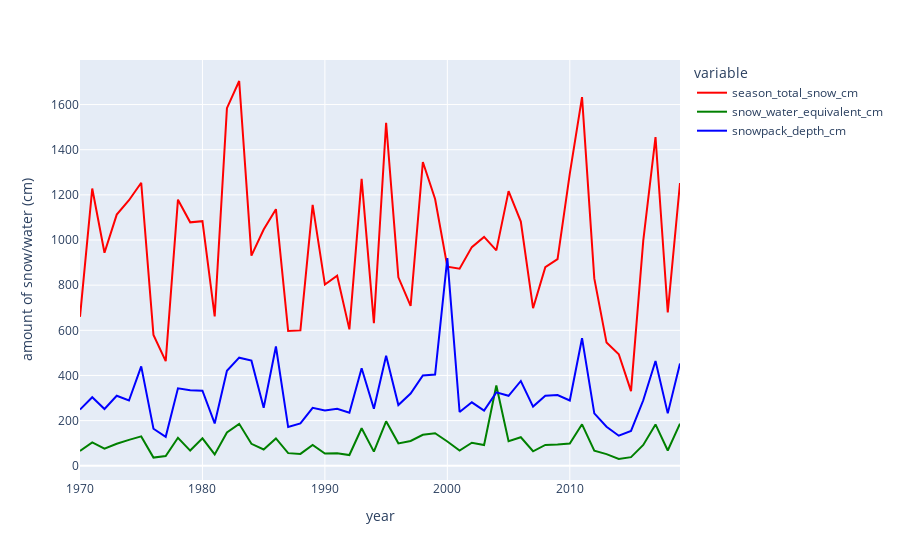

Notebook code cell kept with this figure:
### Code cell
# Final plot
pivot_by_year = df.pivot_table(index='year', aggfunc='max',
                                   values=['snowpack_depth_cm', 'season_total_snow_cm', 'snow_water_equivalent_cm'])
fig = px.line(pivot_by_year, color_discrete_sequence=['red', 'green', 'blue'], labels={'value': 'amount of snow/water (cm)'})
fig.show()

# We see that the water equivalent of snow is less than the snowpack depth, which is less than the total snow for the season

### Figure 1 — Plotly figure (JSON) as saved in the notebook; plotly's stock layout.template omitted (floating-point values rounded to 4 significant figures)
{"data": [{"hovertemplate": "variable=season_total_snow_cm<br>year=%{x}<br>amount of snow/water (cm)=%{y}<extra></extra>", "legendgroup": "season_total_snow_cm", "line": {"color": "red", "dash": "solid"}, "marker": {"symbol": "circle"}, "mode": "lines", "name": "season_total_snow_cm", "orientation": "v", "showlegend": true, "type": "scatter", "x": [1970, 1971, 1972, 1973, 1974, 1975, 1976, 1977, 1978, 1979, 1980, 1981, 1982, 1983, 1984, 1985, 1986, 1987, 1988, 1989, 1990, 1991, 1992, 1993, 1994, 1995, 1996, 1997, 1998, 1999, 2000, 2001, 2002, 2003, 2004, 2005, 2006, 2007, 2008, 2009, 2010, 2011, 2012, 2013, 2014, 2015, 2016, 2017, 2018, 2019], "xaxis": "x", "y": [659.8, 1228.0, 943.5, 1113.0, 1176.0, 1254.0, 579.1, 463.7, 1179.0, 1078.0, 1083.0, 661.9, 1584.0, 1704.0, 930.8, 1047.0, 1137.0, 597, 599.6, 1156.0, 802.6, 842, 604, 1271.0, 632, 1519.0, 834.8, 708.2, 1345.0, 1182.0, 882, 873, 968.5, 1014.0, 954, 1216.0, 1082.0, 698, 879.5, 915, 1294, 1633, 830, 545.5, 494, 330.5, 997.5, 1456, 679, 1252.0], "yaxis": "y"}, {"hovertemplate": "variable=snow_water_equivalent_cm<br>year=%{x}<br>amount of snow/water (cm)=%{y}<extra></extra>", "legendgroup": "snow_water_equivalent_cm", "line": {"color": "green", "dash": "solid"}, "marker": {"symbol": "circle"}, "mode": "lines", "name": "snow_water_equivalent_cm", "orientation": "v", "showlegend": true, "type": "scatter", "x": [1970, 1971, 1972, 1973, 1974, 1975, 1976, 1977, 1978, 1979, 1980, 1981, 1982, 1983, 1984, 1985, 1986, 1987, 1988, 1989, 1990, 1991, 1992, 1993, 1994, 1995, 1996, 1997, 1998, 1999, 2000, 2001, 2002, 2003, 2004, 2005, 2006, 2007, 2008, 2009, 2010, 2011, 2012, 2013, 2014, 2015, 2016, 2017, 2018, 2019], "xaxis": "x", "y": [65.35, 103.1, 75.95, 97.66, 114.6, 130.0, 36.19, 42.8, 124.0, 67.21, 121.6, 49.99, 147.1, 185.6, 97.08, 72.14, 120.9, 55.88, 52.58, 92.2, 53.85, 55.5, 47.5, 166.2, 62.4, 196.9, 99.2, 109.9, 136.9, 144.2, 107.4, 67, 101.8, 91.8, 355.6, 108.2, 126.2, 64.1, 92.1, 93.7, 98.8, 183.5, 67, 51.7, 29.9, 38, 92.3, 183.1, 67.4, 186.5], "yaxis": "y"}, {"hovertemplate": "variable=snowpack_depth_cm<br>year=%{x}<br>amount of snow/water (cm)=%{y}<extra></extra>", "legendgroup": "snowpack_depth_cm", "line": {"color": "blue", "dash": "solid"}, "marker": {"symbol": "circle"}, "mode": "lines", "name": "snowpack_depth_cm", "orientation": "v", "showlegend": true, "type": "scatter", "x": [1970, 1971, 1972, 1973, 1974, 1975, 1976, 1977, 1978, 1979, 1980, 1981, 1982, 1983, 1984, 1985, 1986, 1987, 1988, 1989, 1990, 1991, 1992, 1993, 1994, 1995, 1996, 1997, 1998, 1999, 2000, 2001, 2002, 2003, 2004, 2005, 2006, 2007, 2008, 2009, 2010, 2011, 2012, 2013, 2014, 2015, 2016, 2017, 2018, 2019], "xaxis": "x", "y": [248.7, 303.6, 251.5, 309.9, 289.1, 440.4, 163.8, 128.0, 343.2, 334.0, 332.5, 187.5, 420.4, 478.8, 465.6, 256.5, 528.3, 171.4, 187.5, 256.5, 245.1, 252.1, 235, 431.8, 252.5, 487.5, 269, 320, 400, 404, 920, 238, 281, 244, 325, 310, 375.5, 262, 310, 313, 289, 565, 232, 173, 133, 154, 290, 464, 232, 452.5], "yaxis": "y"}], "layout": {"legend": {"title": {"text": "variable"}, "tracegroupgap": 0}, "margin": {"t": 60}, "xaxis": {"anchor": "y", "domain": [0, 1], "title": {"text": "year"}}, "yaxis": {"anchor": "x", "domain": [0, 1], "title": {"text": "amount of snow/water (cm)"}}}}
